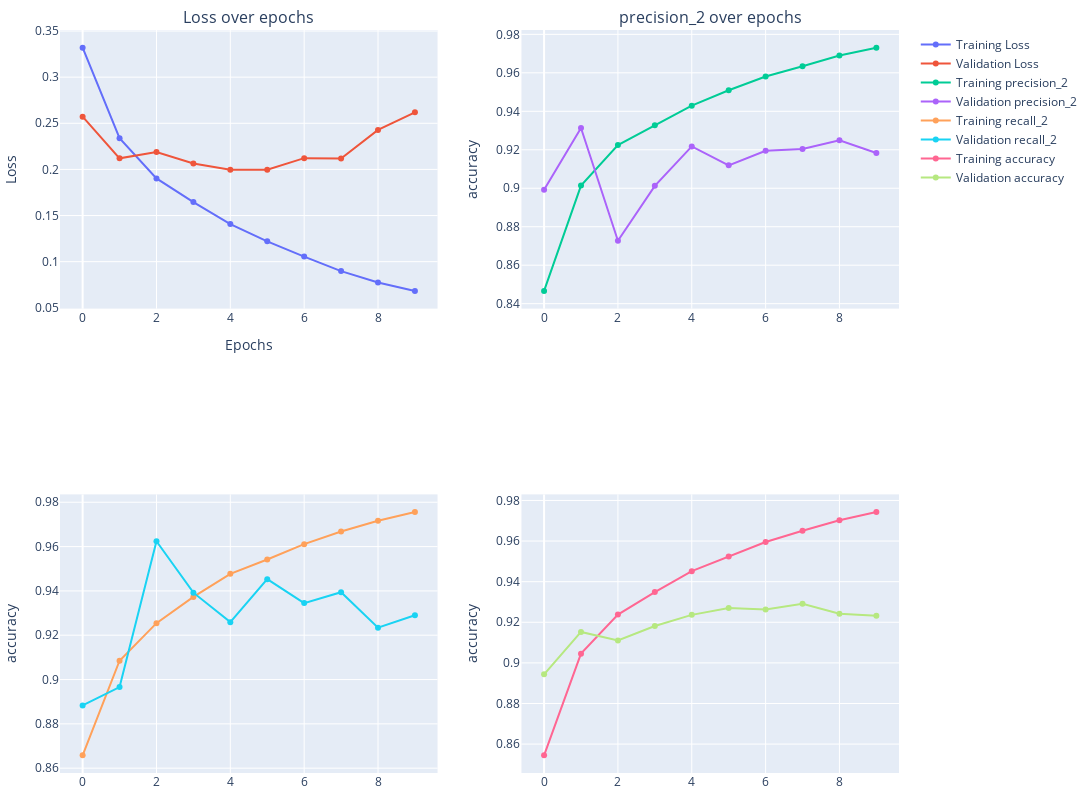

The notebook cell saved with this chart:
### Code cell
hist = history.history


train_col = 'precision_2'
val_col = f'val_{train_col}'

fig = make_subplots(rows=2, cols=2, subplot_titles=("Loss over epochs", f"{train_col} over epochs"))

# Loss
fig.add_trace( go.Scatter(x=list(range(len(hist['loss']))), y=hist['loss'], mode='lines+markers', name='Training Loss'), row=1, col=1 )
fig.add_trace( go.Scatter(x=list(range(len(hist['val_loss']))), y=hist['val_loss'], mode='lines+markers', name='Validation Loss'), row=1, col=1 )

# 
fig.add_trace(  go.Scatter(x=list(range(len(hist[train_col]))), y=hist[train_col],  mode='lines+markers', name=f'Training {train_col}'),  row=1, col=2 )
fig.add_trace( go.Scatter(x=list(range(len(hist[val_col]))), y=hist[val_col], mode='lines+markers', name=f'Validation {train_col}'), row=1, col=2)

#
train_col = 'recall_2'
val_col = f'val_{train_col}'
fig.add_trace(  go.Scatter(x=list(range(len(hist[train_col]))), y=hist[train_col],  mode='lines+markers', name=f'Training {train_col}'),  row=2, col=1 )
fig.add_trace( go.Scatter(x=list(range(len(hist[val_col]))), y=hist[val_col], mode='lines+markers', name=f'Validation {train_col}'), row=2, col=1)

train_col = 'accuracy'
val_col = f'val_{train_col}'
fig.add_trace(  go.Scatter(x=list(range(len(hist[train_col]))), y=hist[train_col],  mode='lines+markers', name=f'Training {train_col}'),  row=2, col=2 )
fig.add_trace( go.Scatter(x=list(range(len(hist[val_col]))), y=hist[val_col], mode='lines+markers', name=f'Validation {train_col}'), row=2, col=2)


fig.update_xaxes(title_text="Epochs", row=1, col=1)
fig.update_yaxes(title_text="Loss", row=1, col=1)
fig.update_yaxes(title_text=f"{train_col}", row=1, col=2)
fig.update_yaxes(title_text=f"{train_col}", row=2, col=1)
fig.update_yaxes(title_text=f"{train_col}", row=2, col=2)

fig.update_layout(
    # title_text="Training and Validation Metrics over Epochs",
    showlegend=True,
    margin=dict(l=10, r=10, b=10, t=30),
    width=1400, height=800
)

### Figure 1 — Plotly figure (JSON) as saved in the notebook; plotly's stock layout.template omitted (floating-point values rounded to 4 significant figures)
{"data": [{"mode": "lines+markers", "name": "Training Loss", "type": "scatter", "x": [0, 1, 2, 3, 4, 5, 6, 7, 8, 9], "xaxis": "x", "y": [0.332, 0.2339, 0.1902, 0.1646, 0.1407, 0.1221, 0.1055, 0.0898, 0.07735, 0.06826], "yaxis": "y"}, {"mode": "lines+markers", "name": "Validation Loss", "type": "scatter", "x": [0, 1, 2, 3, 4, 5, 6, 7, 8, 9], "xaxis": "x", "y": [0.2572, 0.212, 0.2189, 0.2065, 0.1996, 0.1997, 0.2122, 0.2118, 0.2428, 0.2618], "yaxis": "y"}, {"mode": "lines+markers", "name": "Training precision_2", "type": "scatter", "x": [0, 1, 2, 3, 4, 5, 6, 7, 8, 9], "xaxis": "x2", "y": [0.8466, 0.9014, 0.9224, 0.9328, 0.9429, 0.9509, 0.9581, 0.9634, 0.969, 0.9731], "yaxis": "y2"}, {"mode": "lines+markers", "name": "Validation precision_2", "type": "scatter", "x": [0, 1, 2, 3, 4, 5, 6, 7, 8, 9], "xaxis": "x2", "y": [0.8992, 0.9313, 0.8727, 0.9013, 0.9218, 0.9119, 0.9195, 0.9204, 0.925, 0.9183], "yaxis": "y2"}, {"mode": "lines+markers", "name": "Training recall_2", "type": "scatter", "x": [0, 1, 2, 3, 4, 5, 6, 7, 8, 9], "xaxis": "x3", "y": [0.8658, 0.9085, 0.9254, 0.9373, 0.9477, 0.9542, 0.9611, 0.9668, 0.9716, 0.9756], "yaxis": "y3"}, {"mode": "lines+markers", "name": "Validation recall_2", "type": "scatter", "x": [0, 1, 2, 3, 4, 5, 6, 7, 8, 9], "xaxis": "x3", "y": [0.8883, 0.8966, 0.9624, 0.9392, 0.9259, 0.9453, 0.9345, 0.9394, 0.9234, 0.929], "yaxis": "y3"}, {"mode": "lines+markers", "name": "Training accuracy", "type": "scatter", "x": [0, 1, 2, 3, 4, 5, 6, 7, 8, 9], "xaxis": "x4", "y": [0.8545, 0.9046, 0.9238, 0.9349, 0.9452, 0.9525, 0.9595, 0.9651, 0.9703, 0.9743], "yaxis": "y4"}, {"mode": "lines+markers", "name": "Validation accuracy", "type": "scatter", "x": [0, 1, 2, 3, 4, 5, 6, 7, 8, 9], "xaxis": "x4", "y": [0.8943, 0.9153, 0.911, 0.9182, 0.9237, 0.927, 0.9263, 0.9291, 0.9243, 0.9232], "yaxis": "y4"}], "layout": {"annotations": [{"font": {"size": 16}, "showarrow": false, "text": "Loss over epochs", "x": 0.225, "xanchor": "center", "xref": "paper", "y": 1, "yanchor": "bottom", "yref": "paper"}, {"font": {"size": 16}, "showarrow": false, "text": "precision_2 over epochs", "x": 0.775, "xanchor": "center", "xref": "paper", "y": 1, "yanchor": "bottom", "yref": "paper"}], "height": 800, "margin": {"b": 10, "l": 10, "r": 10, "t": 30}, "showlegend": true, "width": 1400, "xaxis": {"anchor": "y", "domain": [0, 0.45], "title": {"text": "Epochs"}}, "xaxis2": {"anchor": "y2", "domain": [0.55, 1]}, "xaxis3": {"anchor": "y3", "domain": [0, 0.45]}, "xaxis4": {"anchor": "y4", "domain": [0.55, 1]}, "yaxis": {"anchor": "x", "domain": [0.625, 1], "title": {"text": "Loss"}}, "yaxis2": {"anchor": "x2", "domain": [0.625, 1], "title": {"text": "accuracy"}}, "yaxis3": {"anchor": "x3", "domain": [0, 0.375], "title": {"text": "accuracy"}}, "yaxis4": {"anchor": "x4", "domain": [0, 0.375], "title": {"text": "accuracy"}}}}
